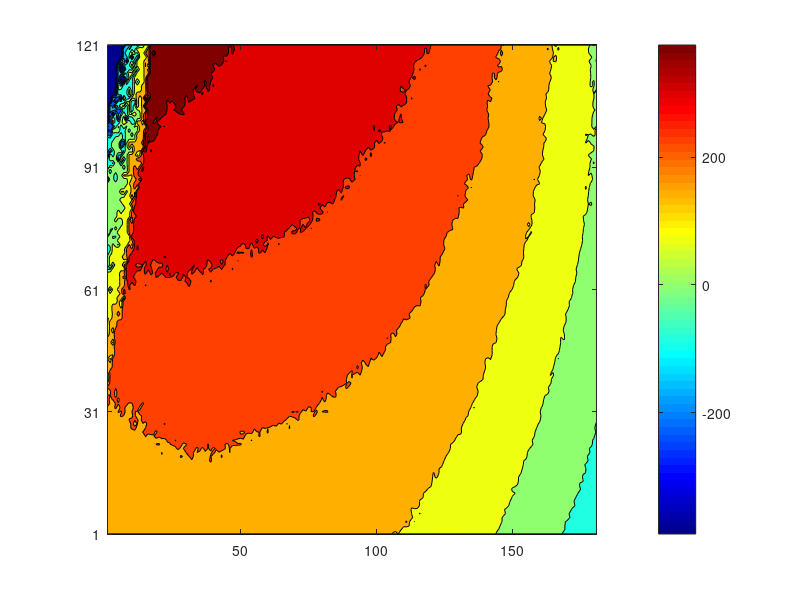

Recreate this plot in MATLAB. (Note: this script raises an error after producing the figure.)
clc; clear;

%% load
% load U_traj_fine_True_0.3_45x45x158x158x115x115x0x0_05_21901_.mat
% load U_traj_fine_True_0.3_45x45x32x32x116x58x0x0_05_21901_.mat
% load U_traj_fine_True_0.3_45x45x159x159x85x85x45x0_05_21901_.mat
load U_traj_fine_True_0.3_15x15x169x169x119x119x90x0_05_21901_.mat

U_map_curve = U_map;
Rot_vec_curve = Rot_vec;
Tf_orientation_curve = Tf_orientation;

clear max min Motion_lambda param_coefficient U_map Rot_vec Tf_orientation;

% load U_traj_fine_False_0.3_serp.mat
% load U_traj_fine_False_0.5_serp.mat
% load U_traj_fine_False_0.7_serp.mat
% load U_traj_fine_False_0.9_serp.mat

% load U_traj_fine_False_0.3_slit.mat
% load U_traj_fine_False_0.5_slit.mat
% load U_traj_fine_False_0.7_slit.mat
% load U_traj_fine_False_0.9_slit.mat

% load U_traj_fine_False_0.3_side.mat
% load U_traj_fine_False_0.5_side.mat
% load U_traj_fine_False_0.7_side.mat
% load U_traj_fine_False_0.9_side.mat

% load U_traj_fine_False_0.3_roll.mat
load U_traj_fine_False_0.5_roll.mat
% load U_traj_fine_False_0.7_roll.mat
% load U_traj_fine_False_0.9_roll.mat

U_map_mat = U_map;
Rot_vec_mat = Rot_vec;
Tf_orientation_mat = Tf_orientation;

clear max min Motion_lambda param_coefficient U_map Rot_vec Tf_orientation;

U_map_curve = transpose(U_map_curve);
U_map_mat = transpose(U_map_mat);

Tf_orientation_curve = transpose(Tf_orientation_curve);
Tf_orientation_mat = transpose(Tf_orientation_mat);
%%
U_map_mat = squeeze(U_map_mat);
U_map_curve = squeeze(U_map_curve);

U_map_mat = max(U_map_mat, -1000);
U_map_curve = max(U_map_curve, -1000);
% 
% U_map_mat = min(U_map_mat, 900);
% U_map_curve = min(U_map_curve, 900);

% fixed_c_axis = [100 900];

%% 끝점 방위 값 연동
U_map_curve = U_map_curve - 500 * abs(Tf_orientation_curve);
U_map_mat = U_map_mat - 500 * abs(Tf_orientation_mat);

%%
figure; hAxes = gca;
contourf(U_map_curve);

pbaspect([1 1 0.8]);

colormap jet;
colorbar;

yticks(1:30:181);
yticklabels(["0","30","60","90","120","150","180"]);
a = get(gca,'YTickLabel');  
set(gca,'YTickLabel',a,'fontsize',11,'FontWeight','bold')

xticks(1:30:181);
xticklabels(["0","30","60","90","120","150","180"]);
a = get(gca,'XTickLabel');  
set(gca,'XTickLabel',a,'fontsize',11,'FontWeight','bold')

xline(31,LineWidth=1,LineStyle="--",Color=[0.8 0.8 0.8]);
xline(61,LineWidth=1,LineStyle="--",Color=[0.8 0.8 0.8]);
xline(91,LineWidth=1,LineStyle="--",Color=[0.8 0.8 0.8]);
xline(121,LineWidth=1,LineStyle="--",Color=[0.8 0.8 0.8]);
xline(151,LineWidth=1,LineStyle="--",Color=[0.8 0.8 0.8]);

yline(31,LineWidth=1,LineStyle="--",Color=[0.8 0.8 0.8]);
yline(61,LineWidth=1,LineStyle="--",Color=[0.8 0.8 0.8]);
yline(91,LineWidth=1,LineStyle="--",Color=[0.8 0.8 0.8]);

xlabel("Spatial parameter (degree)","FontSize",13,"FontName","arial","FontWeight","bold");
ylabel("Temporal parameter (rad)","FontSize",13,"FontName","arial","FontWeight","bold");
% clim(fixed_c_axis);

%%
figure; hAxes = gca;
contourf(U_map_mat);

pbaspect([1 1 0.8]);

colormap jet;
colorbar;

yticks(1:30:181);
yticklabels(["0","30","60","90","120","150","180"]);
a = get(gca,'YTickLabel');  
set(gca,'YTickLabel',a,'fontsize',11,'FontWeight','bold')

xticks(1:30:181);
xticklabels(["0","30","60","90","120","150","180"]);
a = get(gca,'XTickLabel');  
set(gca,'XTickLabel',a,'fontsize',11,'FontWeight','bold')

xline(31,LineWidth=1,LineStyle="--",Color=[0.8 0.8 0.8]);
xline(61,LineWidth=1,LineStyle="--",Color=[0.8 0.8 0.8]);
xline(91,LineWidth=1,LineStyle="--",Color=[0.8 0.8 0.8]);
xline(121,LineWidth=1,LineStyle="--",Color=[0.8 0.8 0.8]);
xline(151,LineWidth=1,LineStyle="--",Color=[0.8 0.8 0.8]);

yline(31,LineWidth=1,LineStyle="--",Color=[0.8 0.8 0.8]);
yline(61,LineWidth=1,LineStyle="--",Color=[0.8 0.8 0.8]);
yline(91,LineWidth=1,LineStyle="--",Color=[0.8 0.8 0.8]);

xlabel("Spatial parameter (degree)","FontSize",13,"FontName","arial","FontWeight","bold");
ylabel("Temporal parameter (rad)","FontSize",13,"FontName","arial","FontWeight","bold");
% clim(fixed_c_axis);

%%
% %%
% figure;
% contourf(rad2deg(Rot_vec_curve(:,:,3)))
% 
% %%
% figure
% contourf(rad2deg(Rot_vec_mat(:,:,3)))
% 
% %% 상관계수 비교
% 
% norm_U_mat = normalize(U_map_mat);
% norm_U_curve = normalize(U_map_curve);
% 
% corr2(norm_U_mat, norm_U_curve)
% 
%% 종료 머리 오리엔테이션
figure;
contourf(rad2deg(Tf_orientation_curve));

%%
figure;
contourf(rad2deg(Tf_orientation_mat));